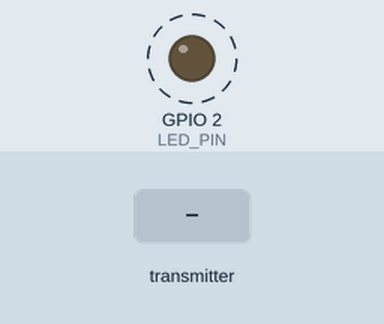
Recording of a sketch running on a simulated ESP32. Shown: output pins drawn as LEDs (lit = HIGH). Dashed ring = blinking. Inputs (shaded band) come from the test bench. What the sketch prints to the serial monitor is not drawn.

Above: at 0.9 s.
1.3 s: the transmitter starts sending type = 0
Timing chart, 0 to 10.3 s (numbered marks = the images above; inputs shaded):
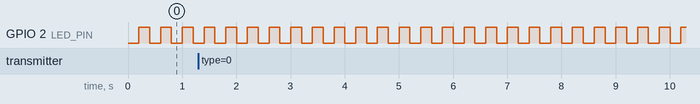

Measured:
- by itself, GPIO 2 (LED_PIN): alternates HIGH for 0.20 s and LOW for 0.20 s

The sketch:

firmware.ino
```cpp
/*
 * Chrono Jitter Fingerprint - ESP32 Firmware
 * Fingerprints devices by their unique clock jitter patterns
 * Uses microsecond timing analysis via ESP-NOW
 */

#include <WiFi.h>
#include <esp_now.h>
#include <esp_timer.h>
#include <esp_wifi.h>

#define LED_PIN 2
#define MAX_DEVICES 10
#define JITTER_SAMPLES 128
#define FINGERPRINT_SIZE 16

typedef struct {
  uint8_t type;       // 0=probe, 1=response, 2=fingerprint
  uint8_t device_id;
  uint32_t seq;
  int64_t timestamp_us;
  uint8_t fingerprint[FINGERPRINT_SIZE];
} jitter_packet_t;

typedef struct {
  uint8_t mac[6];
  int64_t inter_arrival[JITTER_SAMPLES];
  int sample_count;
  uint8_t fingerprint[FINGERPRINT_SIZE];
  float mean_jitter_us;
  float std_jitter_us;
  float skewness;
  int64_t last_arrival;
  bool active;
  bool fp_ready;
} device_profile_t;

device_profile_t devices[MAX_DEVICES];
uint8_t my_id;
uint32_t seq = 0;
uint8_t bcast[] = {0xFF,0xFF,0xFF,0xFF,0xFF,0xFF};

int findDevice(const uint8_t *mac) {
  for (int i = 0; i < MAX_DEVICES; i++)
    if (devices[i].active && memcmp(devices[i].mac, mac, 6) == 0) return i;
  return -1;
}

int addDevice(const uint8_t *mac) {
  for (int i = 0; i < MAX_DEVICES; i++) {
    if (!devices[i].active) {
      memcpy(devices[i].mac, mac, 6);
      devices[i].active = true;
      devices[i].sample_count = 0;
      devices[i].fp_ready = false;
      devices[i].last_arrival = 0;
      esp_now_peer_info_t pi = {};
      memcpy(pi.peer_addr, mac, 6);
      pi.channel = 1;
      esp_now_add_peer(&pi);
      return i;
    }
  }
  return -1;
}

void computeFingerprint(int idx) {
  device_profile_t *d = &devices[idx];
  if (d->sample_count < 32) return;

  int n = min(d->sample_count, JITTER_SAMPLES);
  double sum = 0, sum2 = 0, sum3 = 0;
  for (int i = 0; i < n; i++) {
    double v = (double)d->inter_arrival[i];
    sum += v;
    sum2 += v * v;
    sum3 += v * v * v;
  }
  d->mean_jitter_us = sum / n;
  double variance = (sum2 / n) - (d->mean_jitter_us * d->mean_jitter_us);
  d->std_jitter_us = sqrt(variance > 0 ? variance : 0);
  if (d->std_jitter_us > 0) {
    d->skewness = ((sum3 / n) - 3 * d->mean_jitter_us * variance -
                   d->mean_jitter_us * d->mean_jitter_us * d->mean_jitter_us) /
                  (d->std_jitter_us * d->std_jitter_us * d->std_jitter_us);
  }

  // Generate 16-byte fingerprint from statistical moments
  uint8_t *fp = d->fingerprint;
  uint32_t mean_i = *(uint32_t *)&d->mean_jitter_us;
  uint32_t std_i = *(uint32_t *)&d->std_jitter_us;
  uint32_t skew_i = *(uint32_t *)&d->skewness;
  memcpy(fp, &mean_i, 4);
  memcpy(fp + 4, &std_i, 4);
  memcpy(fp + 8, &skew_i, 4);
  // Histogram bin signature
  int bins[4] = {0};
  for (int i = 0; i < n; i++) {
    int b = constrain((int)((d->inter_arrival[i] - d->mean_jitter_us + 2*d->std_jitter_us) /
            (d->std_jitter_us + 0.001)), 0, 3);
    bins[b]++;
  }
  for (int i = 0; i < 4; i++) fp[12 + i] = (uint8_t)(bins[i] * 255 / n);
  d->fp_ready = true;
}

void onDataRecv(const uint8_t *mac, const uint8_t *data, int len) {
  if (len != sizeof(jitter_packet_t)) return;
  jitter_packet_t pkt;
  memcpy(&pkt, data, sizeof(pkt));
  int64_t now = esp_timer_get_time();

  int idx = findDevice(mac);
  if (idx < 0) idx = addDevice(mac);
  if (idx < 0) return;

  device_profile_t *d = &devices[idx];
  if (d->last_arrival > 0) {
    int si = d->sample_count % JITTER_SAMPLES;
    d->inter_arrival[si] = now - d->last_arrival;
    d->sample_count++;
    if (d->sample_count % 32 == 0) computeFingerprint(idx);
  }
  d->last_arrival = now;
}

void onDataSent(const uint8_t *mac, esp_now_send_status_t s) {}

void sendProbe() {
  jitter_packet_t pkt;
  pkt.type = 0;
  pkt.device_id = my_id;
  pkt.seq = seq++;
  pkt.timestamp_us = esp_timer_get_time();
  memset(pkt.fingerprint, 0, FINGERPRINT_SIZE);
  esp_now_send(bcast, (uint8_t *)&pkt, sizeof(pkt));
}

void setup() {
  Serial.begin(115200);
  pinMode(LED_PIN, OUTPUT);
  memset(devices, 0, sizeof(devices));

  WiFi.mode(WIFI_STA);
  uint8_t mac[6];
  esp_wifi_get_mac(WIFI_IF_STA, mac);
  my_id = mac[5];
  esp_wifi_set_channel(1, WIFI_SECOND_CHAN_NONE);

  esp_now_init();
  esp_now_register_recv_cb(onDataRecv);
  esp_now_register_send_cb(onDataSent);
  esp_now_peer_info_t pi = {};
  memcpy(pi.peer_addr, bcast, 6);
  pi.channel = 1;
  esp_now_add_peer(&pi);

  Serial.printf("[JITTER-FP] Node %02X ready\n", my_id);
}

void loop() {
  static uint32_t last = 0;
  if (millis() - last < 200) return;
  last = millis();

  sendProbe();

  Serial.printf("{\"node\":\"%02X\",\"t\":%lld,\"devices\":[", my_id, esp_timer_get_time());
  bool first = true;
  for (int i = 0; i < MAX_DEVICES; i++) {
    if (!devices[i].active) continue;
    if (!first) Serial.print(",");
    Serial.printf("{\"mac\":\"%02X%02X\",\"samples\":%d,\"mean\":%.2f,\"std\":%.2f,\"skew\":%.3f,\"fp\":\"",
      devices[i].mac[4], devices[i].mac[5], devices[i].sample_count,
      devices[i].mean_jitter_us, devices[i].std_jitter_us, devices[i].skewness);
    if (devices[i].fp_ready) {
      for (int j = 0; j < FINGERPRINT_SIZE; j++) Serial.printf("%02x", devices[i].fingerprint[j]);
    }
    Serial.print("\"}");
    first = false;
  }
  Serial.println("]}");
  digitalWrite(LED_PIN, !digitalRead(LED_PIN));
}
```
